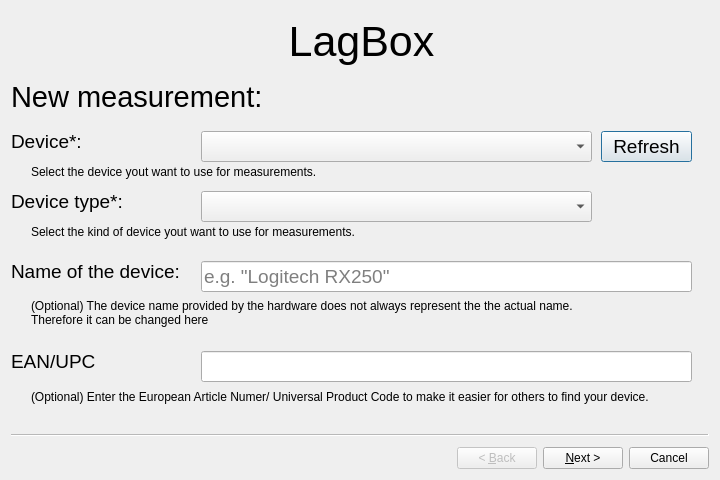
<?xml version="1.0" encoding="UTF-8"?>
<ui version="4.0">
 <class>Wizard</class>
 <widget class="QWizard" name="Wizard">
  <property name="geometry">
   <rect>
    <x>0</x>
    <y>0</y>
    <width>720</width>
    <height>480</height>
   </rect>
  </property>
  <property name="windowTitle">
   <string>Wizard</string>
  </property>
  <widget class="QWizardPage" name="wizardPage1">
   <widget class="QPushButton" name="button_refresh">
    <property name="geometry">
     <rect>
      <x>590</x>
      <y>120</y>
      <width>91</width>
      <height>31</height>
     </rect>
    </property>
    <property name="font">
     <font>
      <pointsize>14</pointsize>
     </font>
    </property>
    <property name="text">
     <string>Refresh</string>
    </property>
   </widget>
   <widget class="QLabel" name="label_device_type">
    <property name="geometry">
     <rect>
      <x>0</x>
      <y>170</y>
      <width>181</width>
      <height>41</height>
     </rect>
    </property>
    <property name="font">
     <font>
      <pointsize>14</pointsize>
     </font>
    </property>
    <property name="text">
     <string>Device type*:</string>
    </property>
   </widget>
   <widget class="QLabel" name="label">
    <property name="geometry">
     <rect>
      <x>20</x>
      <y>210</y>
      <width>741</width>
      <height>21</height>
     </rect>
    </property>
    <property name="text">
     <string>Select the kind of device yout want to use for measurements.</string>
    </property>
   </widget>
   <widget class="QLabel" name="label_new_measurement">
    <property name="geometry">
     <rect>
      <x>0</x>
      <y>70</y>
      <width>281</width>
      <height>31</height>
     </rect>
    </property>
    <property name="font">
     <font>
      <pointsize>22</pointsize>
     </font>
    </property>
    <property name="text">
     <string>New measurement:</string>
    </property>
   </widget>
   <widget class="QComboBox" name="comboBox_device_type">
    <property name="geometry">
     <rect>
      <x>190</x>
      <y>180</y>
      <width>391</width>
      <height>31</height>
     </rect>
    </property>
    <property name="font">
     <font>
      <pointsize>14</pointsize>
     </font>
    </property>
   </widget>
   <widget class="QLabel" name="label_3">
    <property name="geometry">
     <rect>
      <x>20</x>
      <y>286</y>
      <width>741</width>
      <height>31</height>
     </rect>
    </property>
    <property name="text">
     <string>(Optional) The device name provided by the hardware does not always represent the the actual name. 
Therefore it can be changed here</string>
    </property>
   </widget>
   <widget class="QLabel" name="label_2">
    <property name="geometry">
     <rect>
      <x>20</x>
      <y>150</y>
      <width>741</width>
      <height>21</height>
     </rect>
    </property>
    <property name="text">
     <string>Select the device yout want to use for measurements.</string>
    </property>
   </widget>
   <widget class="QLineEdit" name="lineEdit_device_name">
    <property name="geometry">
     <rect>
      <x>190</x>
      <y>250</y>
      <width>491</width>
      <height>31</height>
     </rect>
    </property>
    <property name="font">
     <font>
      <pointsize>14</pointsize>
     </font>
    </property>
    <property name="toolTip">
     <string>&lt;html&gt;&lt;head/&gt;&lt;body&gt;&lt;p&gt;&lt;br/&gt;&lt;/p&gt;&lt;/body&gt;&lt;/html&gt;</string>
    </property>
    <property name="placeholderText">
     <string>e.g. &quot;Logitech RX250&quot;</string>
    </property>
   </widget>
   <widget class="QComboBox" name="comboBox_device">
    <property name="geometry">
     <rect>
      <x>190</x>
      <y>120</y>
      <width>391</width>
      <height>31</height>
     </rect>
    </property>
    <property name="font">
     <font>
      <pointsize>14</pointsize>
     </font>
    </property>
   </widget>
   <widget class="QLabel" name="label_title">
    <property name="geometry">
     <rect>
      <x>70</x>
      <y>0</y>
      <width>561</width>
      <height>61</height>
     </rect>
    </property>
    <property name="font">
     <font>
      <pointsize>32</pointsize>
     </font>
    </property>
    <property name="text">
     <string>LagBox</string>
    </property>
    <property name="textFormat">
     <enum>Qt::AutoText</enum>
    </property>
    <property name="alignment">
     <set>Qt::AlignCenter</set>
    </property>
   </widget>
   <widget class="QLabel" name="label_device">
    <property name="geometry">
     <rect>
      <x>0</x>
      <y>110</y>
      <width>181</width>
      <height>41</height>
     </rect>
    </property>
    <property name="font">
     <font>
      <pointsize>14</pointsize>
     </font>
    </property>
    <property name="text">
     <string>Device*:</string>
    </property>
   </widget>
   <widget class="QLabel" name="label_device_name">
    <property name="geometry">
     <rect>
      <x>0</x>
      <y>240</y>
      <width>181</width>
      <height>41</height>
     </rect>
    </property>
    <property name="font">
     <font>
      <pointsize>14</pointsize>
     </font>
    </property>
    <property name="text">
     <string>Name of the device:</string>
    </property>
   </widget>
   <widget class="QLineEdit" name="lineEdit_ean_upc">
    <property name="geometry">
     <rect>
      <x>190</x>
      <y>340</y>
      <width>491</width>
      <height>31</height>
     </rect>
    </property>
    <property name="font">
     <font>
      <pointsize>14</pointsize>
     </font>
    </property>
    <property name="toolTip">
     <string>&lt;html&gt;&lt;head/&gt;&lt;body&gt;&lt;p&gt;&lt;br/&gt;&lt;/p&gt;&lt;/body&gt;&lt;/html&gt;</string>
    </property>
    <property name="placeholderText">
     <string/>
    </property>
   </widget>
   <widget class="QLabel" name="label_ean_upc_description">
    <property name="geometry">
     <rect>
      <x>20</x>
      <y>370</y>
      <width>741</width>
      <height>31</height>
     </rect>
    </property>
    <property name="text">
     <string>(Optional) Enter the European Article Numer/ Universal Product Code to make it easier for others to find your device.</string>
    </property>
   </widget>
   <widget class="QLabel" name="label_ean_upc">
    <property name="geometry">
     <rect>
      <x>0</x>
      <y>330</y>
      <width>181</width>
      <height>41</height>
     </rect>
    </property>
    <property name="font">
     <font>
      <pointsize>14</pointsize>
     </font>
    </property>
    <property name="text">
     <string>EAN/UPC</string>
    </property>
   </widget>
  </widget>
  <widget class="QWizardPage" name="wizardPage2">
   <widget class="QLabel" name="label_title_2">
    <property name="geometry">
     <rect>
      <x>0</x>
      <y>0</y>
      <width>701</width>
      <height>61</height>
     </rect>
    </property>
    <property name="font">
     <font>
      <pointsize>32</pointsize>
     </font>
    </property>
    <property name="text">
     <string>LagBox</string>
    </property>
    <property name="textFormat">
     <enum>Qt::AutoText</enum>
    </property>
    <property name="alignment">
     <set>Qt::AlignCenter</set>
    </property>
   </widget>
   <widget class="QLabel" name="label_press_button_description">
    <property name="geometry">
     <rect>
      <x>50</x>
      <y>250</y>
      <width>581</width>
      <height>111</height>
     </rect>
    </property>
    <property name="font">
     <font>
      <pointsize>14</pointsize>
     </font>
    </property>
    <property name="text">
     <string> LagBox is listening for a key input of the device specified above. 
The next button you press will be used for the measurement. 
 Press the button until it's ID will be displayed above.</string>
    </property>
    <property name="alignment">
     <set>Qt::AlignCenter</set>
    </property>
   </widget>
   <widget class="QPushButton" name="button_restart_measurement">
    <property name="geometry">
     <rect>
      <x>240</x>
      <y>460</y>
      <width>291</width>
      <height>51</height>
     </rect>
    </property>
    <property name="font">
     <font>
      <pointsize>16</pointsize>
     </font>
    </property>
    <property name="text">
     <string>Restart Button Detection</string>
    </property>
   </widget>
   <widget class="QLabel" name="label_selected_device_description">
    <property name="geometry">
     <rect>
      <x>20</x>
      <y>110</y>
      <width>331</width>
      <height>21</height>
     </rect>
    </property>
    <property name="font">
     <font>
      <pointsize>12</pointsize>
      <weight>75</weight>
      <bold>true</bold>
     </font>
    </property>
    <property name="text">
     <string>Device:</string>
    </property>
   </widget>
   <widget class="QLabel" name="label_selected_device_type_description">
    <property name="geometry">
     <rect>
      <x>20</x>
      <y>130</y>
      <width>331</width>
      <height>21</height>
     </rect>
    </property>
    <property name="font">
     <font>
      <pointsize>12</pointsize>
      <weight>75</weight>
      <bold>true</bold>
     </font>
    </property>
    <property name="text">
     <string>Device type:</string>
    </property>
   </widget>
   <widget class="QLabel" name="label_pressed_button_id_description">
    <property name="geometry">
     <rect>
      <x>20</x>
      <y>170</y>
      <width>331</width>
      <height>21</height>
     </rect>
    </property>
    <property name="font">
     <font>
      <pointsize>12</pointsize>
      <weight>75</weight>
      <bold>true</bold>
     </font>
    </property>
    <property name="text">
     <string>ID of pressed button:</string>
    </property>
   </widget>
   <widget class="QLabel" name="label_selected_device">
    <property name="geometry">
     <rect>
      <x>220</x>
      <y>110</y>
      <width>451</width>
      <height>21</height>
     </rect>
    </property>
    <property name="font">
     <font>
      <pointsize>12</pointsize>
     </font>
    </property>
    <property name="text">
     <string/>
    </property>
   </widget>
   <widget class="QLabel" name="label_selected_device_type">
    <property name="geometry">
     <rect>
      <x>220</x>
      <y>130</y>
      <width>451</width>
      <height>21</height>
     </rect>
    </property>
    <property name="font">
     <font>
      <pointsize>12</pointsize>
     </font>
    </property>
    <property name="text">
     <string/>
    </property>
   </widget>
   <widget class="QLabel" name="label_pressed_button_id">
    <property name="geometry">
     <rect>
      <x>220</x>
      <y>170</y>
      <width>451</width>
      <height>21</height>
     </rect>
    </property>
    <property name="font">
     <font>
      <pointsize>12</pointsize>
     </font>
    </property>
    <property name="text">
     <string/>
    </property>
   </widget>
  </widget>
  <widget class="QWizardPage" name="wizardPage">
   <widget class="QProgressBar" name="progressBar">
    <property name="geometry">
     <rect>
      <x>40</x>
      <y>100</y>
      <width>641</width>
      <height>50</height>
     </rect>
    </property>
    <property name="font">
     <font>
      <pointsize>14</pointsize>
     </font>
    </property>
    <property name="value">
     <number>0</number>
    </property>
   </widget>
   <widget class="QLabel" name="label_title_3">
    <property name="geometry">
     <rect>
      <x>30</x>
      <y>0</y>
      <width>651</width>
      <height>61</height>
     </rect>
    </property>
    <property name="font">
     <font>
      <pointsize>32</pointsize>
     </font>
    </property>
    <property name="text">
     <string>LagBox</string>
    </property>
    <property name="textFormat">
     <enum>Qt::AutoText</enum>
    </property>
    <property name="alignment">
     <set>Qt::AlignCenter</set>
    </property>
   </widget>
   <widget class="QLabel" name="label_progress">
    <property name="geometry">
     <rect>
      <x>530</x>
      <y>150</y>
      <width>151</width>
      <height>41</height>
     </rect>
    </property>
    <property name="font">
     <font>
      <pointsize>20</pointsize>
      <weight>75</weight>
      <bold>true</bold>
     </font>
    </property>
    <property name="text">
     <string>0/100</string>
    </property>
    <property name="alignment">
     <set>Qt::AlignRight|Qt::AlignTrailing|Qt::AlignVCenter</set>
    </property>
   </widget>
   <widget class="QLabel" name="label_last_measured_time">
    <property name="geometry">
     <rect>
      <x>10</x>
      <y>230</y>
      <width>691</width>
      <height>151</height>
     </rect>
    </property>
    <property name="font">
     <font>
      <pointsize>80</pointsize>
     </font>
    </property>
    <property name="text">
     <string>0.000ms</string>
    </property>
    <property name="alignment">
     <set>Qt::AlignCenter</set>
    </property>
   </widget>
  </widget>
  <widget class="QWizardPage" name="wizardPage_2">
   <widget class="QLabel" name="label_title_4">
    <property name="geometry">
     <rect>
      <x>10</x>
      <y>0</y>
      <width>681</width>
      <height>61</height>
     </rect>
    </property>
    <property name="font">
     <font>
      <pointsize>32</pointsize>
     </font>
    </property>
    <property name="text">
     <string>LagBox</string>
    </property>
    <property name="textFormat">
     <enum>Qt::AutoText</enum>
    </property>
    <property name="alignment">
     <set>Qt::AlignCenter</set>
    </property>
   </widget>
   <widget class="QLabel" name="label_measurement_finished">
    <property name="geometry">
     <rect>
      <x>30</x>
      <y>100</y>
      <width>621</width>
      <height>101</height>
     </rect>
    </property>
    <property name="font">
     <font>
      <pointsize>18</pointsize>
     </font>
    </property>
    <property name="text">
     <string>Measurement finished successfully. 
The results are saved under 
[PATH NAME]</string>
    </property>
    <property name="alignment">
     <set>Qt::AlignCenter</set>
    </property>
   </widget>
   <widget class="QLabel" name="label_measurement_finished_2">
    <property name="geometry">
     <rect>
      <x>30</x>
      <y>260</y>
      <width>651</width>
      <height>101</height>
     </rect>
    </property>
    <property name="font">
     <font>
      <pointsize>50</pointsize>
     </font>
    </property>
    <property name="text">
     <string>[PLACE PLOT HERE]</string>
    </property>
    <property name="alignment">
     <set>Qt::AlignCenter</set>
    </property>
   </widget>
  </widget>
  <widget class="QWizardPage" name="wizardPage_3">
   <widget class="QLabel" name="label_5">
    <property name="geometry">
     <rect>
      <x>230</x>
      <y>230</y>
      <width>251</width>
      <height>31</height>
     </rect>
    </property>
    <property name="font">
     <font>
      <pointsize>14</pointsize>
      <underline>true</underline>
     </font>
    </property>
    <property name="text">
     <string>&lt;a href=&quot;https://hci.ur.de/&quot;&gt;https://hci.ur.de/&lt;/a&gt;</string>
    </property>
    <property name="alignment">
     <set>Qt::AlignCenter</set>
    </property>
    <property name="openExternalLinks">
     <bool>true</bool>
    </property>
   </widget>
   <widget class="QLabel" name="label_crowdsourcin_explanation">
    <property name="geometry">
     <rect>
      <x>10</x>
      <y>80</y>
      <width>691</width>
      <height>161</height>
     </rect>
    </property>
    <property name="font">
     <font>
      <pointsize>14</pointsize>
     </font>
    </property>
    <property name="text">
     <string>Please support our research and share your measurements. 
By pressing the button &quot;Upload results&quot;, your current measurement
 will be  sent to us. 

All crowdsourced data can be found on</string>
    </property>
    <property name="alignment">
     <set>Qt::AlignCenter</set>
    </property>
   </widget>
   <widget class="QLabel" name="label_title_5">
    <property name="geometry">
     <rect>
      <x>10</x>
      <y>0</y>
      <width>681</width>
      <height>61</height>
     </rect>
    </property>
    <property name="font">
     <font>
      <pointsize>32</pointsize>
     </font>
    </property>
    <property name="text">
     <string>LagBox</string>
    </property>
    <property name="textFormat">
     <enum>Qt::AutoText</enum>
    </property>
    <property name="alignment">
     <set>Qt::AlignCenter</set>
    </property>
   </widget>
   <widget class="QLabel" name="label_crowdsourcin_explanation_3">
    <property name="geometry">
     <rect>
      <x>50</x>
      <y>290</y>
      <width>601</width>
      <height>51</height>
     </rect>
    </property>
    <property name="font">
     <font>
      <pointsize>14</pointsize>
     </font>
    </property>
    <property name="text">
     <string>If you do not want to share your measurements,
just press &quot;Finish&quot; to exit the application</string>
    </property>
    <property name="alignment">
     <set>Qt::AlignCenter</set>
    </property>
   </widget>
  </widget>
  <widget class="QWizardPage" name="wizardPage_4">
   <widget class="QLineEdit" name="lineEdit_authors">
    <property name="geometry">
     <rect>
      <x>190</x>
      <y>64</y>
      <width>491</width>
      <height>31</height>
     </rect>
    </property>
    <property name="font">
     <font>
      <pointsize>14</pointsize>
     </font>
    </property>
    <property name="toolTip">
     <string>&lt;html&gt;&lt;head/&gt;&lt;body&gt;&lt;p&gt;&lt;br/&gt;&lt;/p&gt;&lt;/body&gt;&lt;/html&gt;</string>
    </property>
    <property name="placeholderText">
     <string>e.g. &quot;John Doe, Jane Doe&quot;</string>
    </property>
   </widget>
   <widget class="QLabel" name="label_authors">
    <property name="geometry">
     <rect>
      <x>0</x>
      <y>64</y>
      <width>211</width>
      <height>31</height>
     </rect>
    </property>
    <property name="font">
     <font>
      <pointsize>14</pointsize>
     </font>
    </property>
    <property name="text">
     <string>Your name(s):</string>
    </property>
   </widget>
   <widget class="QLabel" name="label_4">
    <property name="geometry">
     <rect>
      <x>20</x>
      <y>90</y>
      <width>721</width>
      <height>51</height>
     </rect>
    </property>
    <property name="text">
     <string>(Optional) Please provide your name(s) so that you are set as the author of the current measurement.
If you want your name(s) to appear on the results page, please check the checkbox below.</string>
    </property>
   </widget>
   <widget class="QLineEdit" name="lineEdit_email">
    <property name="geometry">
     <rect>
      <x>190</x>
      <y>180</y>
      <width>491</width>
      <height>31</height>
     </rect>
    </property>
    <property name="font">
     <font>
      <pointsize>14</pointsize>
     </font>
    </property>
    <property name="toolTip">
     <string>&lt;html&gt;&lt;head/&gt;&lt;body&gt;&lt;p&gt;&lt;br/&gt;&lt;/p&gt;&lt;/body&gt;&lt;/html&gt;</string>
    </property>
    <property name="placeholderText">
     <string>e.g. &quot;john@doe.com&quot;</string>
    </property>
   </widget>
   <widget class="QLabel" name="label_6">
    <property name="geometry">
     <rect>
      <x>20</x>
      <y>200</y>
      <width>721</width>
      <height>41</height>
     </rect>
    </property>
    <property name="text">
     <string>(Optional) Please provide an email adress so that we can get in contact with you. It will never be published.</string>
    </property>
   </widget>
   <widget class="QLabel" name="label_authors_2">
    <property name="geometry">
     <rect>
      <x>0</x>
      <y>180</y>
      <width>211</width>
      <height>31</height>
     </rect>
    </property>
    <property name="font">
     <font>
      <pointsize>14</pointsize>
     </font>
    </property>
    <property name="text">
     <string>Your contact email:</string>
    </property>
   </widget>
   <widget class="QCheckBox" name="checkBox_allow_name_publishing">
    <property name="geometry">
     <rect>
      <x>20</x>
      <y>140</y>
      <width>641</width>
      <height>22</height>
     </rect>
    </property>
    <property name="font">
     <font>
      <pointsize>12</pointsize>
     </font>
    </property>
    <property name="text">
     <string>I want my name/our names to appear on the website</string>
    </property>
   </widget>
   <widget class="QLabel" name="label_authors_3">
    <property name="geometry">
     <rect>
      <x>0</x>
      <y>250</y>
      <width>211</width>
      <height>31</height>
     </rect>
    </property>
    <property name="font">
     <font>
      <pointsize>14</pointsize>
     </font>
    </property>
    <property name="text">
     <string>Additional notes:</string>
    </property>
   </widget>
   <widget class="QLabel" name="label_7">
    <property name="geometry">
     <rect>
      <x>20</x>
      <y>280</y>
      <width>721</width>
      <height>21</height>
     </rect>
    </property>
    <property name="text">
     <string>(Optional) If there is anything you want to share with us, please write it down here.</string>
    </property>
   </widget>
   <widget class="QPlainTextEdit" name="plainTextEdit_additional_notes">
    <property name="geometry">
     <rect>
      <x>20</x>
      <y>310</y>
      <width>661</width>
      <height>91</height>
     </rect>
    </property>
   </widget>
   <widget class="QLabel" name="label_new_measurement_2">
    <property name="geometry">
     <rect>
      <x>10</x>
      <y>20</y>
      <width>331</width>
      <height>31</height>
     </rect>
    </property>
    <property name="font">
     <font>
      <pointsize>22</pointsize>
     </font>
    </property>
    <property name="text">
     <string>Upload Measurements</string>
    </property>
   </widget>
  </widget>
  <widget class="QWizardPage" name="wizardPage_5">
   <widget class="QLabel" name="label_crowdsourcin_explanation_2">
    <property name="geometry">
     <rect>
      <x>60</x>
      <y>130</y>
      <width>591</width>
      <height>111</height>
     </rect>
    </property>
    <property name="font">
     <font>
      <pointsize>14</pointsize>
     </font>
    </property>
    <property name="text">
     <string>Your current measurement has been uploaded. 

All crowdsourced data can be found on</string>
    </property>
    <property name="alignment">
     <set>Qt::AlignCenter</set>
    </property>
   </widget>
   <widget class="QLabel" name="label_8">
    <property name="geometry">
     <rect>
      <x>230</x>
      <y>240</y>
      <width>251</width>
      <height>31</height>
     </rect>
    </property>
    <property name="font">
     <font>
      <pointsize>14</pointsize>
      <underline>true</underline>
     </font>
    </property>
    <property name="text">
     <string>&lt;a href=&quot;https://hci.ur.de/&quot;&gt;https://hci.ur.de/&lt;/a&gt;</string>
    </property>
    <property name="alignment">
     <set>Qt::AlignCenter</set>
    </property>
    <property name="openExternalLinks">
     <bool>true</bool>
    </property>
   </widget>
   <widget class="QLabel" name="label_title_6">
    <property name="geometry">
     <rect>
      <x>0</x>
      <y>10</y>
      <width>691</width>
      <height>61</height>
     </rect>
    </property>
    <property name="font">
     <font>
      <pointsize>32</pointsize>
     </font>
    </property>
    <property name="text">
     <string>Thank you for your participation!</string>
    </property>
    <property name="textFormat">
     <enum>Qt::AutoText</enum>
    </property>
    <property name="alignment">
     <set>Qt::AlignCenter</set>
    </property>
   </widget>
  </widget>
 </widget>
 <resources/>
 <connections/>
</ui>
